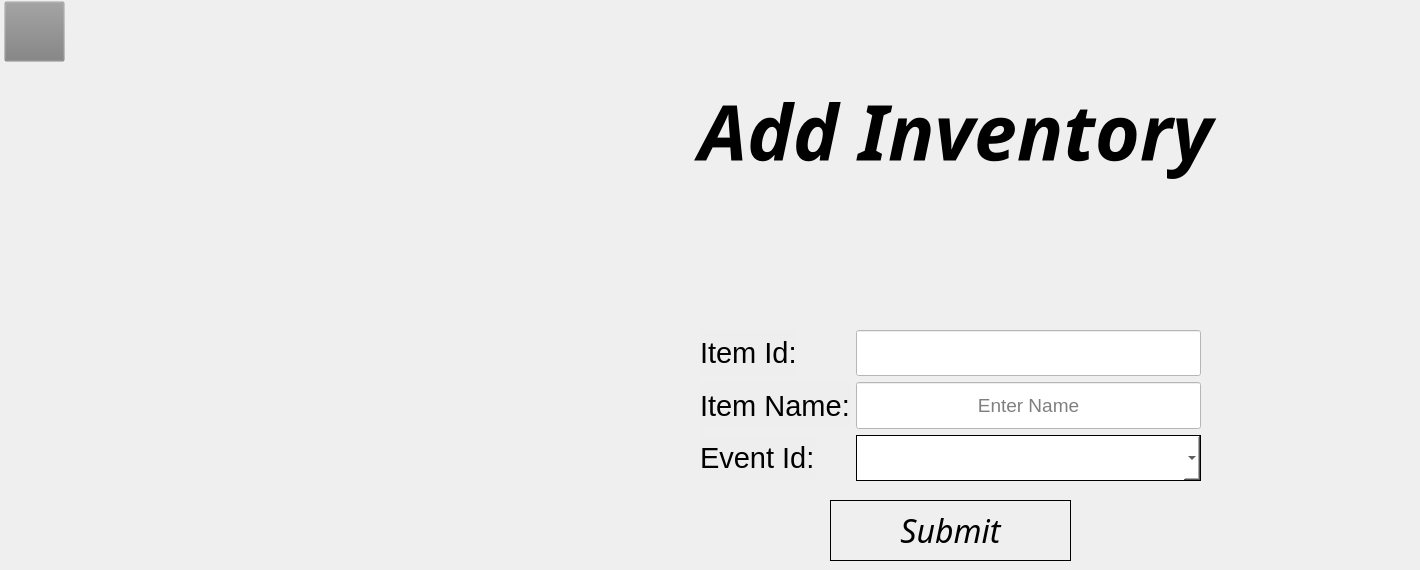
    <widget class="QWidget" name="ADDformforInventory">
     <widget class="QPushButton" name="inventory_addform_backbutton">
      <property name="geometry">
       <rect>
        <x>4</x>
        <y>1</y>
        <width>61</width>
        <height>61</height>
       </rect>
      </property>
      <property name="styleSheet">
       <string notr="true">
background-color: rgb(128, 128, 128, 0.01);
border-image: url(:/back-button.png);</string>
      </property>
      <property name="text">
       <string/>
      </property>
     </widget>
     <widget class="QPushButton" name="pushButton_3">
      <property name="geometry">
       <rect>
        <x>830</x>
        <y>500</y>
        <width>241</width>
        <height>61</height>
       </rect>
      </property>
      <property name="font">
       <font>
        <family>Poppins</family>
        <pointsize>24</pointsize>
        <weight>50</weight>
        <italic>true</italic>
        <bold>false</bold>
       </font>
      </property>
      <property name="styleSheet">
       <string notr="true">border:1px solid black</string>
      </property>
      <property name="text">
       <string>Submit</string>
      </property>
     </widget>
     <widget class="QLabel" name="label_40">
      <property name="geometry">
       <rect>
        <x>500</x>
        <y>70</y>
        <width>911</width>
        <height>121</height>
       </rect>
      </property>
      <property name="font">
       <font>
        <family>JasmineUPC</family>
        <pointsize>58</pointsize>
        <weight>75</weight>
        <italic>true</italic>
        <bold>true</bold>
       </font>
      </property>
      <property name="styleSheet">
       <string notr="true">background-color: rgb(128, 128, 128, 0.001);</string>
      </property>
      <property name="text">
       <string>Add Inventory</string>
      </property>
      <property name="alignment">
       <set>Qt::AlignCenter</set>
      </property>
     </widget>
     <widget class="QWidget" name="layoutWidget">
      <property name="geometry">
       <rect>
        <x>700</x>
        <y>330</y>
        <width>501</width>
        <height>151</height>
       </rect>
      </property>
      <layout class="QFormLayout" name="formLayout_5">
       <item row="0" column="0">
        <widget class="QLabel" name="label_57">
         <property name="font">
          <font>
           <pointsize>22</pointsize>
          </font>
         </property>
         <property name="styleSheet">
          <string notr="true">background-color:rgb(128,128,128,0.01);</string>
         </property>
         <property name="text">
          <string>Item Id:</string>
         </property>
        </widget>
       </item>
       <item row="0" column="1">
        <widget class="QLineEdit" name="lineEdit_13">
         <property name="enabled">
          <bool>false</bool>
         </property>
         <property name="sizePolicy">
          <sizepolicy hsizetype="Expanding" vsizetype="Expanding">
           <horstretch>0</horstretch>
           <verstretch>0</verstretch>
          </sizepolicy>
         </property>
         <property name="font">
          <font>
           <pointsize>14</pointsize>
          </font>
         </property>
         <property name="styleSheet">
          <string notr="true">
background-color: white;</string>
         </property>
         <property name="alignment">
          <set>Qt::AlignCenter</set>
         </property>
        </widget>
       </item>
       <item row="1" column="0">
        <widget class="QLabel" name="label_56">
         <property name="font">
          <font>
           <pointsize>22</pointsize>
          </font>
         </property>
         <property name="styleSheet">
          <string notr="true">background-color:rgb(128,128,128,0.01);</string>
         </property>
         <property name="text">
          <string>Item Name:</string>
         </property>
        </widget>
       </item>
       <item row="1" column="1">
        <widget class="QLineEdit" name="lineEdit_17">
         <property name="sizePolicy">
          <sizepolicy hsizetype="Expanding" vsizetype="Expanding">
           <horstretch>0</horstretch>
           <verstretch>0</verstretch>
          </sizepolicy>
         </property>
         <property name="font">
          <font>
           <pointsize>14</pointsize>
          </font>
         </property>
         <property name="styleSheet">
          <string notr="true">
background-color: white;</string>
         </property>
         <property name="alignment">
          <set>Qt::AlignCenter</set>
         </property>
         <property name="placeholderText">
          <string>Enter Name</string>
         </property>
        </widget>
       </item>
       <item row="2" column="0">
        <widget class="QLabel" name="label_54">
         <property name="font">
          <font>
           <pointsize>22</pointsize>
          </font>
         </property>
         <property name="styleSheet">
          <string notr="true">background-color:rgb(128,128,128,0.01);</string>
         </property>
         <property name="text">
          <string>Event Id:</string>
         </property>
        </widget>
       </item>
       <item row="2" column="1">
        <widget class="QComboBox" name="comboBox_3">
         <property name="sizePolicy">
          <sizepolicy hsizetype="Preferred" vsizetype="Expanding">
           <horstretch>0</horstretch>
           <verstretch>0</verstretch>
          </sizepolicy>
         </property>
         <property name="font">
          <font>
           <pointsize>14</pointsize>
          </font>
         </property>
         <property name="styleSheet">
          <string notr="true">background-color:rgb(255,255,255);
border:1px solid black
</string>
         </property>
         <property name="modelColumn">
          <number>0</number>
         </property>
        </widget>
       </item>
      </layout>
     </widget>
    </widget>
